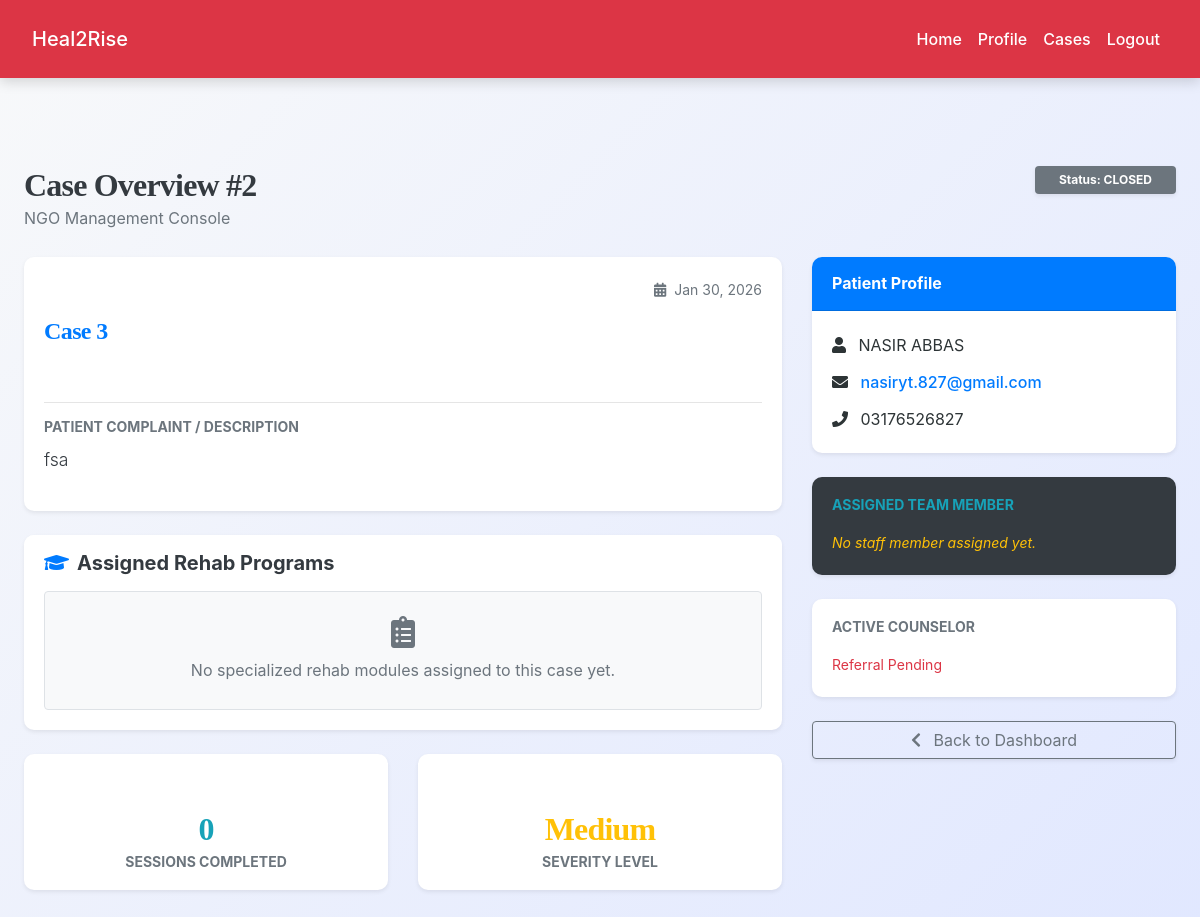
The app's page /ngo/view_case_details.php?id=2 (signed in), older data.
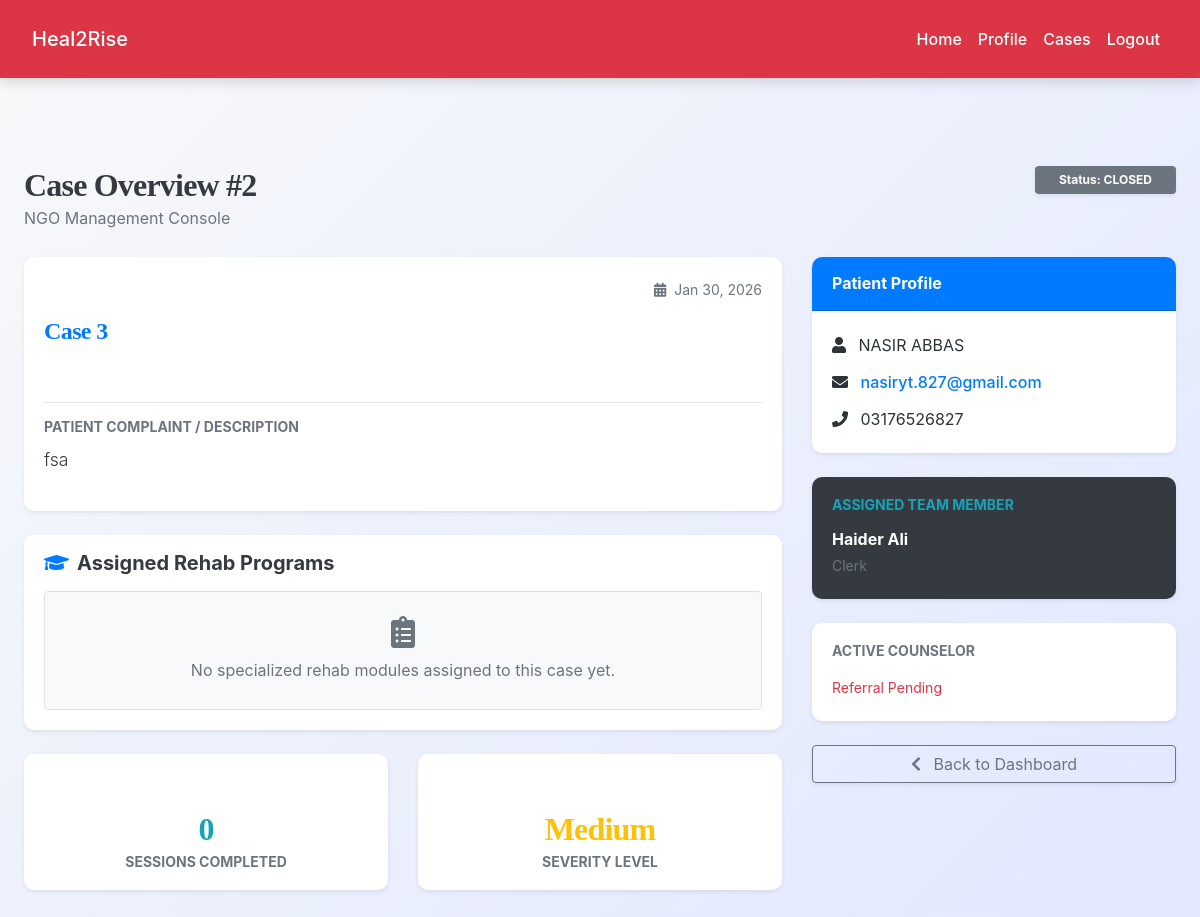
The same page, newer data.
### tables this page shows
CREATE TABLE `cases` (
  `id` int(11) NOT NULL,
  `case_title` varchar(255) NOT NULL,
  `description` text NOT NULL,
  `user_id` int(11) NOT NULL,
  `assigned_ngo_id` int(11) DEFAULT NULL,
  `assigned_staff_id` int(11) DEFAULT NULL,
  `status` enum('pending','approved','rejected','closed') NOT NULL DEFAULT 'pending',
  `problem_category` text DEFAULT NULL,
  `severity` varchar(50) DEFAULT NULL,
  `risk_level` varchar(50) DEFAULT NULL,
  `created_at` datetime DEFAULT current_timestamp(),
  `closed_at` datetime DEFAULT NULL
);

CREATE TABLE `users` (
  `id` int(11) NOT NULL,
  `name` varchar(255) DEFAULT NULL,
  `email` varchar(255) NOT NULL,
  `password` varchar(255) NOT NULL,
  `phone` varchar(50) DEFAULT NULL,
  `emergency_contact` varchar(255) DEFAULT NULL,
  `role` enum('user','counselor','psychiatrist') NOT NULL DEFAULT 'user',
  `gender` varchar(50) DEFAULT NULL,
  `age` int(11) DEFAULT NULL,
  `status` enum('active','pending','blocked') DEFAULT 'pending',
  `created_at` datetime DEFAULT current_timestamp()
);

CREATE TABLE `team_members` (
  `id` int(11) NOT NULL,
  `full_name` varchar(100) NOT NULL,
  `email` varchar(100) NOT NULL,
  `phone` varchar(20) DEFAULT NULL,
  `password_hash` varchar(255) NOT NULL,
  `designation` varchar(50) NOT NULL,
  `qualification` text DEFAULT NULL,
  `experience_years` int(11) DEFAULT 0,
  `status` enum('active','inactive') DEFAULT 'active',
  `created_at` datetime DEFAULT current_timestamp()
);

### ngo/view_case_details.php (the view, shortened to what the changed rows need)
<?php
include('../config.php');
$ngo_id = $_SESSION["id"];
$case_id = intval($_GET['id']);
$query = "
    SELECT c.*,
           u.name AS user_name, u.email AS user_email, u.phone AS user_phone,
           tm.full_name AS assigned_staff, tm.designation AS staff_role,
           co.full_name AS assigned_counselor, co.specialization AS counselor_spec
    FROM cases c
    JOIN users u ON c.user_id = u.id
    LEFT JOIN team_members tm ON c.assigned_staff_id = tm.id
    LEFT JOIN case_counselor cc ON c.id = cc.case_id
    LEFT JOIN counselors co ON cc.counselor_id = co.id
    WHERE c.id = ? AND c.assigned_ngo_id = ?
";
$stmt = $conn->prepare($query);
$stmt->bind_param("ii", $case_id, $ngo_id);
$stmt->execute();
$result = $stmt->get_result();
$case = $result->fetch_assoc();
$session_stmt = $conn->prepare("SELECT COUNT(*) as total_sessions FROM counseling_sessions WHERE case_id = ?");
$session_stmt->bind_param("i", $case_id);
$session_stmt->execute();
$session_count = $session_stmt->get_result()->fetch_assoc()['total_sessions'];
?>
<!DOCTYPE html>
<html lang="en">
<head>
    <link rel="stylesheet" href="https://cdn.jsdelivr.net/npm/bootstrap@4.6.2/dist/css/bootstrap.min.css">
    <link rel="stylesheet" href="https://cdnjs.cloudflare.com/ajax/libs/font-awesome/5.15.4/css/all.min.css">
    <link rel="stylesheet" href="../css/style.css">
</head>
<body class="bg-light">
<div class="container py-5">
    <div class="d-flex justify-content-between align-items-center mb-4">
        <div>
            <h2 class="font-weight-bold mb-0 text-dark">Case Overview #<?= $case_id ?></h2>
            <p class="text-muted mb-0">NGO Management Console</p>
        </div>
        <span class="badge badge-<?= $case['status'] == 'closed' ? 'secondary' : 'primary' ?> p-2 px-4 shadow-sm">
            Status: <?= strtoupper($case['status']) ?>
        </span>
    </div>
    <div class="row">
        <div class="col-lg-8">
            <div class="card shadow-sm border-0 mb-4">
                <div class="card-body">
                    <div class="d-flex justify-content-between">
                        <h4 class="font-weight-bold text-primary"><?= htmlspecialchars($case['case_title']) ?></h4>
                        <small class="text-muted"><i class="fas fa-calendar-alt mr-1"></i> <?= date('M d, Y', strtotime($case['created_at'])) ?></small>
                    </div>
                    <hr>
                    <h6 class="text-muted font-weight-bold small text-uppercase mb-2">Patient Complaint / Description</h6>
                    <p class="text-dark lead" style="font-size: 1.1rem;"><?= nl2br(htmlspecialchars($case['description'])) ?></p>
                </div>
            </div>
            <div class="row">
                <div class="col-md-6">
                    <div class="card shadow-sm border-0 mb-4 text-center py-3 bg-white">
                        <h2 class="font-weight-bold text-info mb-0"><?= $session_count ?></h2>
                    </div>
                </div>
                <div class="col-md-6">
                    <div class="card shadow-sm border-0 mb-4 text-center py-3 bg-white">
                        <h2 class="font-weight-bold text-warning mb-0"><?= htmlspecialchars($case['severity'] ?? 'N/A') ?></h2>
                        <small class="text-uppercase font-weight-bold text-muted">Severity Level</small>
                    </div>
                </div>
            </div>
        </div>
        <div class="col-lg-4">
            <div class="card shadow-sm border-0 mb-4">
                <div class="card-body">
                    <p class="mb-2"><strong><i class="fas fa-user mr-2"></i></strong> <?= htmlspecialchars($case['user_name']) ?></p>
                    <p class="mb-2"><strong><i class="fas fa-envelope mr-2"></i></strong> <a href="mailto:<?= $case['user_email'] ?>"><?= htmlspecialchars($case['user_email']) ?></a></p>
                    <p class="mb-0"><strong><i class="fas fa-phone mr-2"></i></strong> <?= htmlspecialchars($case['user_phone'] ?? 'N/A') ?></p>
                </div>
            </div>
            <div class="card shadow-sm border-0 mb-4 bg-dark text-white">
                <div class="card-body">
                    <h6 class="font-weight-bold small text-uppercase text-info mb-3">Assigned Team Member</h6>
                    <?php if($case['assigned_staff']): ?>
                        <h6 class="mb-1 font-weight-bold"><?= $case['assigned_staff'] ?></h6>
                        <p class="small text-muted mb-0"><?= htmlspecialchars($case['staff_role']) ?></p>
                    <?php else: ?>
                        <p class="text-warning small mb-0 font-italic">No staff member assigned yet.</p>
                    <?php endif; ?>
                </div>
            </div>
        </div>
    </div>
</div>
</body>
</html>

Row changes from the older to the newer data that the page shows:
changed cases "Medium": team_members.full_name (not shown) → "Haider Ali"; team_members.designation (not shown) → "Clerk"
Text that changed along with them:
text no longer shown: "No staff member assigned yet."
